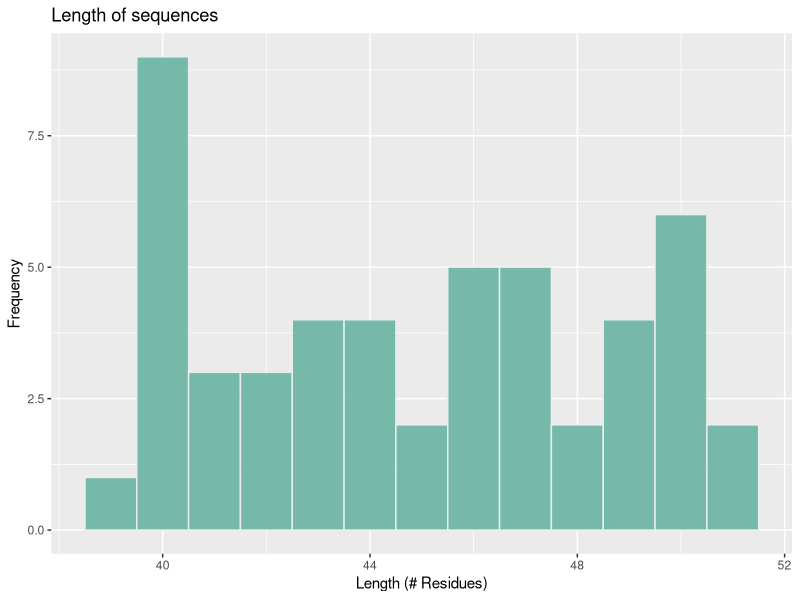
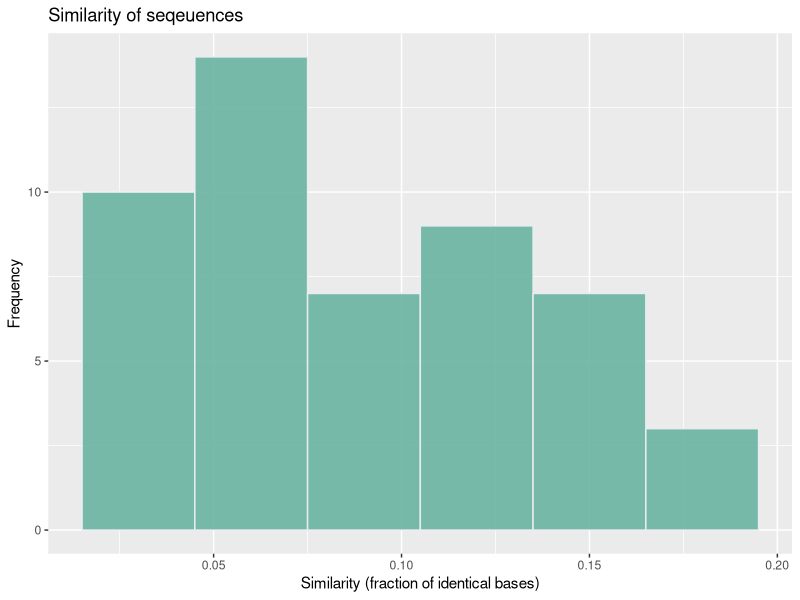
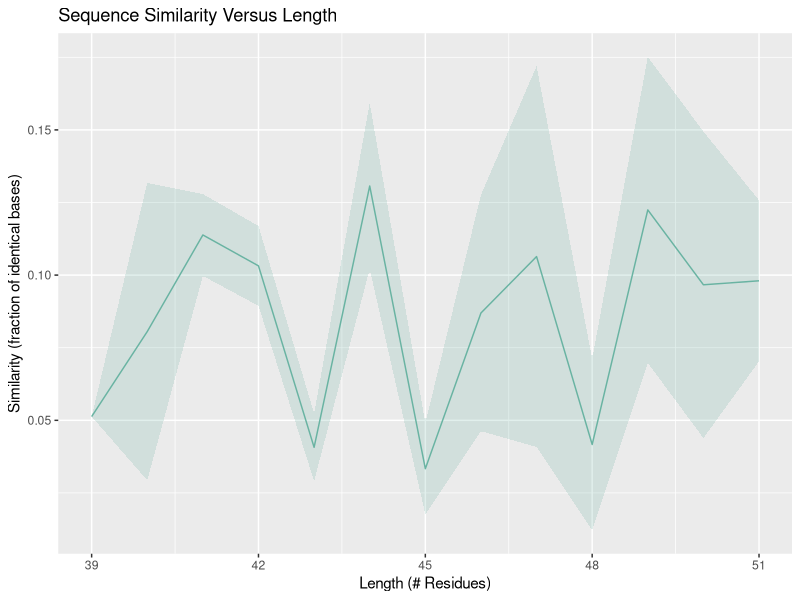
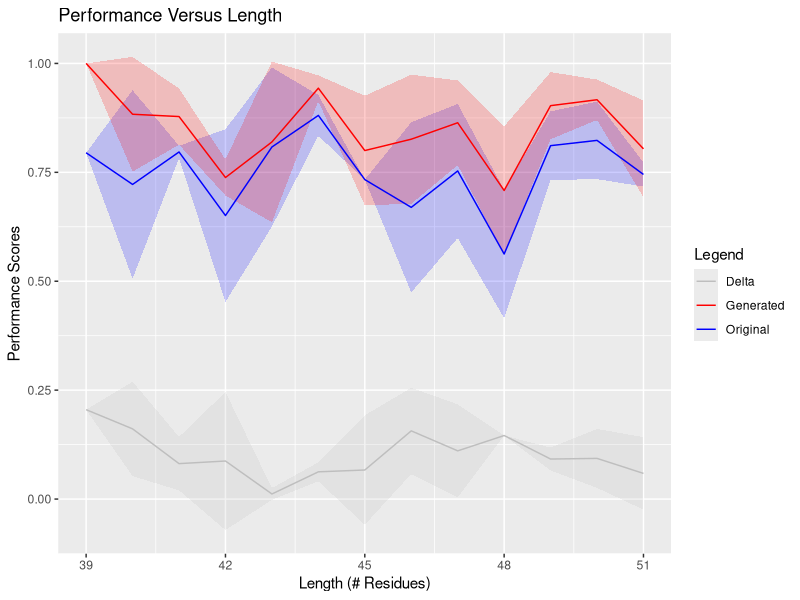
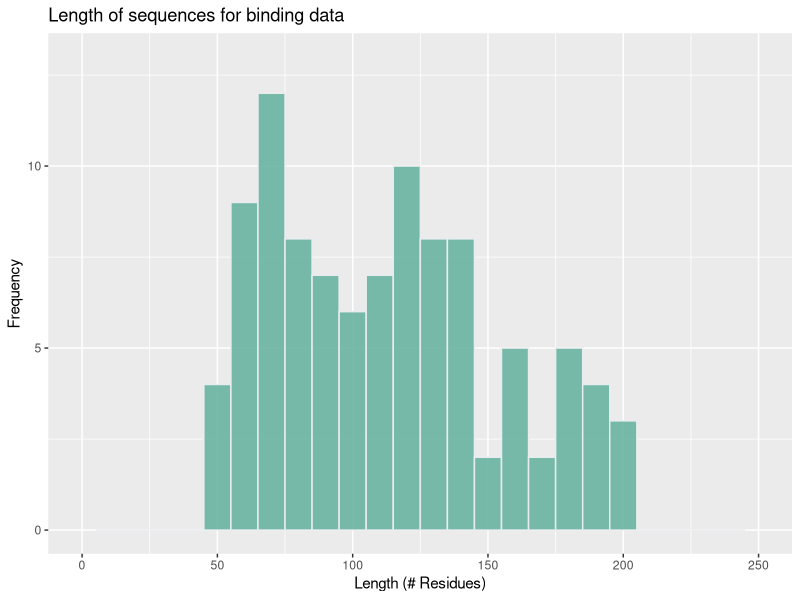
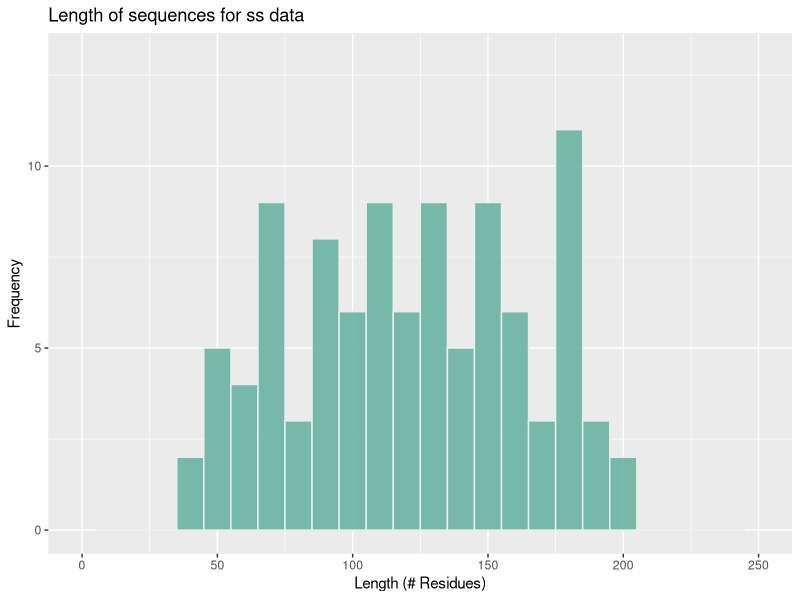
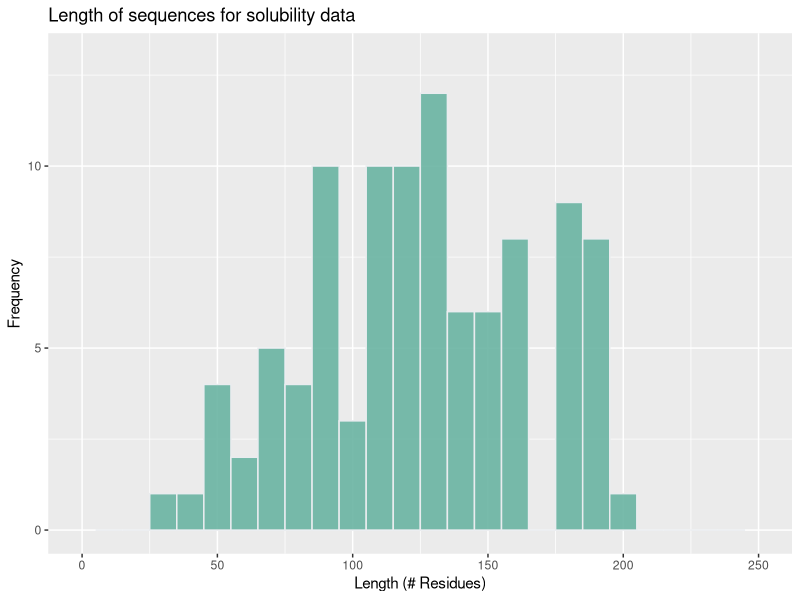
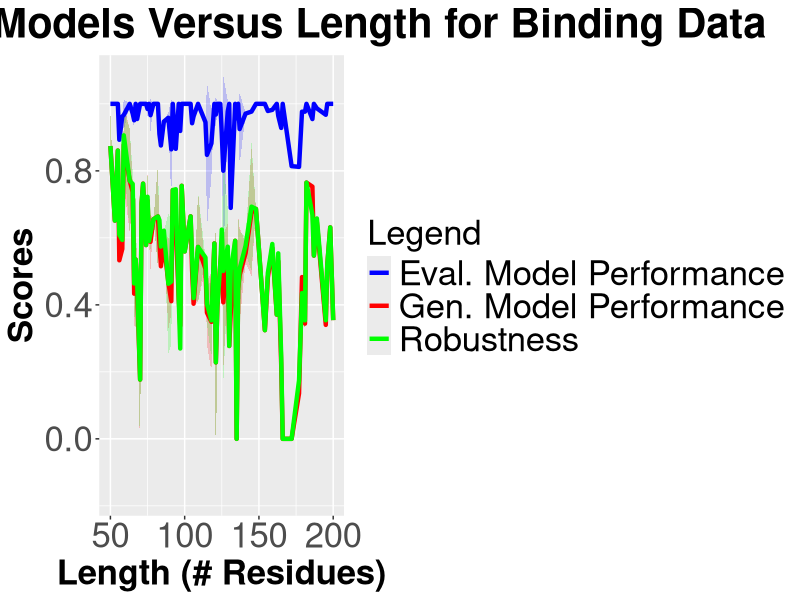

The R source for these figures, in order:
## ---- chunk 1
knitr::opts_chunk$set(echo = TRUE)
## ---- chunk 2
library(ggplot2)

# Define custom command for seqeuence similarity:
sequence_identity <- function(seq1, seq2) {
  sum(strsplit(seq1, "")[[1]] == strsplit(seq2, "")[[1]]) / nchar(seq1)
}


### Files and code are expected to be in the same directory. 

###########################################
# Load test data
###########################################
sequenceData <- read.csv("ss_generation_30.csv",row.names=1)
dataDF <-  data.frame(original = sequenceData[1:nrow(sequenceData),'original_seq'],generated = sequenceData[1:nrow(sequenceData),'designed_seq'], length = as.numeric(sequenceData[1:nrow(sequenceData),'length']),scoreO = as.numeric(sequenceData[1:nrow(sequenceData),'acc_original']),scoreG = as.numeric(sequenceData[1:nrow(sequenceData),'acc_generated']),deltaScore = as.numeric(sequenceData[1:nrow(sequenceData),'delta_acc']))
# Calculate similarity
dataDF$similarity <- mapply(sequence_identity, dataDF$original, dataDF$generated)

###########################################
# Load old solubility data
###########################################
solubilityData <- read.csv("solubility_generation_30.csv",row.names=1)

soldataDF <-  data.frame(original = solubilityData[1:nrow(solubilityData),'original_sequence'],generated = solubilityData[1:nrow(solubilityData),'designed_sequence'], length = as.numeric(solubilityData[1:nrow(solubilityData),'length']),pccO = as.numeric(solubilityData[1:nrow(solubilityData),'pcc_original']),pccG = as.numeric(solubilityData[1:nrow(solubilityData),'pcc_generated']),deltaPCC = as.numeric(solubilityData[1:nrow(solubilityData),'delta_pcc']))

soldataDF$similarity <- mapply(sequence_identity, soldataDF$original, soldataDF$generated)


###########################################
# Load DNA binding data
###########################################
DNABindingData <- read.csv("designed_sequences_binding_results.csv",row.names=1)

bindingDataDF <-  data.frame(original = DNABindingData[1:nrow(DNABindingData),'original_seq'],generated = DNABindingData[1:nrow(DNABindingData),'designed_seq'], length = as.numeric(DNABindingData[1:nrow(DNABindingData),'length']),evalModPerformance = as.numeric(DNABindingData[1:nrow(DNABindingData),'eval_model_performance']),genModPerformance = as.numeric(DNABindingData[1:nrow(DNABindingData),'generator_model_performance']),robustness = as.numeric(DNABindingData[1:nrow(DNABindingData),'robustness']))

bindingDataDF$similarity <- mapply(sequence_identity, bindingDataDF$original, bindingDataDF$generated)

###########################################
# Load ss data
###########################################
ssData <- read.csv("designed_sequences_ss.csv",row.names=1)

ssDataDF <-  data.frame(original = ssData[1:nrow(ssData),'original_seq'],generated = ssData[1:nrow(ssData),'designed_seq'], length = as.numeric(ssData[1:nrow(ssData),'length']),evalModPerformance = as.numeric(ssData[1:nrow(ssData),'eval_model_performance']),genModPerformance = as.numeric(ssData[1:nrow(ssData),'generator_model_performance']),robustness = as.numeric(ssData[1:nrow(ssData),'robustness']))

ssDataDF$similarity <- mapply(sequence_identity, ssDataDF$original, ssDataDF$generated)

###########################################
# Load new solubility data 
###########################################
solubilityData <- read.csv("designed_sequences_solubility_results.csv",row.names=1)

solubilityDataDF <-  data.frame(original = solubilityData[1:nrow(solubilityData),'original_sequence'],generated = solubilityData[1:nrow(solubilityData),'designed_sequence'], length = as.numeric(solubilityData[1:nrow(solubilityData),'length']),evalModPerformance = as.numeric(solubilityData[1:nrow(solubilityData),'eval_model_performance']),genModPerformance = as.numeric(solubilityData[1:nrow(solubilityData),'generator_model_performance']),robustness = as.numeric(solubilityData[1:nrow(solubilityData),'robustness']))

solubilityDataDF$similarity <- mapply(sequence_identity, solubilityDataDF$original, solubilityDataDF$generated)


## ---- chunk 3

# Set the bin width (needs to be wide enough to draw meaningful conclusions about the patterns in the data). The more protein sequences we have, and the more evenly spread out they are, the smaller our bin size can be.
bin_width <- 25


#######################
# Binding data
#######################
breaks <- seq(
  floor(min(bindingDataDF$length, na.rm = TRUE)),
  ceiling(max(bindingDataDF$length, na.rm = TRUE)) + bin_width,  # add one more bin to cover the top end
  by = bin_width
)
bindingDataDF$length_bin <- cut(
  bindingDataDF$length,
  breaks = breaks,
  include.lowest = TRUE,
  right = FALSE
)

#######################
# SS data
#######################
breaks <- seq(
  floor(min(ssDataDF$length, na.rm = TRUE)),
  ceiling(max(ssDataDF$length, na.rm = TRUE)) + bin_width,  # add one more bin to cover the top end
  by = bin_width
)
ssDataDF$length_bin <- cut(
  ssDataDF$length,
  breaks = breaks,
  include.lowest = TRUE,
  right = FALSE
)

#######################
# Solubility data
#######################

breaks <- seq(
  floor(min(solubilityDataDF$length, na.rm = TRUE)),
  ceiling(max(solubilityDataDF$length, na.rm = TRUE)) + bin_width,  # add one more bin to cover the top end
  by = bin_width
)
solubilityDataDF$length_bin <- cut(
  solubilityDataDF$length,
  breaks = breaks,
  include.lowest = TRUE,
  right = FALSE
)
## ---- chunk 4

###################################################################
# Histogram of lengths of sequences for test data
###################################################################
ggplot(data = dataDF, aes(x=length)) + 
  geom_histogram(binwidth = 1,fill="#69b3a2", color="#e9ecef", alpha=0.9) +
  labs(title = "Length of sequences",
       x = "Length (# Residues)",
       y = "Frequency")



###################################################################
# Histogram of sequence similarity for test data
###################################################################
ggplot(data = dataDF, aes(x=similarity)) + 
  geom_histogram(binwidth = 0.03,fill="#69b3a2", color="#e9ecef", alpha=0.9) +
  labs(title = "Similarity of seqeuences",
       x = "Similarity (fraction of identical bases)",
       y = "Frequency")


###################################################################
# Sequence similarity versus length for test data
###################################################################

dataSimilarity <- data.frame(length = numeric(0), similarity = numeric(0), stdSimilarity = numeric(0))
uniqueLengths <- unique(dataDF$length)

for (l in uniqueLengths) {
  filtered_df <- dataDF[dataDF$length == l, ]
  if (length(filtered_df$length) == 1){
  row <- data.frame(length = l, similarity = mean(filtered_df$similarity), stdSimilarity = 0)
  dataSimilarity <- rbind(dataSimilarity, row)
  }
  else {
  row <- data.frame(length = l, similarity = mean(filtered_df$similarity), stdSimilarity = sd(filtered_df$similarity))
  dataSimilarity <- rbind(dataSimilarity, row)
  }
}
dataSimilarity$sim_lower <- dataSimilarity$similarity - dataSimilarity$stdSimilarity
dataSimilarity$sim_upper <- dataSimilarity$similarity + dataSimilarity$stdSimilarity


ggplot(data = dataSimilarity, aes(x=length)) + 
  geom_ribbon(aes(ymin = sim_lower, ymax = sim_upper), fill = "#69b3a2", alpha = 0.2) +
  geom_line(aes(y=similarity), linetype = "solid",  color = "#69b3a2") +
  labs(title = "Sequence Similarity Versus Length",
       x = "Length (# Residues)",
       y = "Similarity (fraction of identical bases)")



###################################################################
# Accuracy (here called performance) versus length for test data
###################################################################
dataAvgOverLen <- data.frame(length = numeric(0), avgScoreO = numeric(0), avgScoreG = numeric(0), avgDeltaScore = numeric(0), stdScoreO = numeric(0), stdScoreG = numeric(0), stdDeltaScore = numeric(0))

uniqueLengths <- unique(dataDF$length)

for (l in uniqueLengths) {
  filtered_df <- dataDF[dataDF$length == l, ]
  if (length(filtered_df$length) == 1){
  row <- data.frame(length = l, avgScoreO = mean(filtered_df$scoreO), avgScoreG = mean(filtered_df$scoreG), avgDeltaScore = mean(filtered_df$deltaScore), stdScoreO = 0, stdScoreG = 0, stdDeltaScore = 0)
  dataAvgOverLen <- rbind(dataAvgOverLen, row)
  }
  else {
  row <- data.frame(length = l, avgScoreO = mean(filtered_df$scoreO), avgScoreG = mean(filtered_df$scoreG), avgDeltaScore = mean(filtered_df$deltaScore), stdScoreO = sd(filtered_df$scoreO), stdScoreG = sd(filtered_df$scoreG), stdDeltaScore = sd(filtered_df$deltaScore))
  dataAvgOverLen <- rbind(dataAvgOverLen, row)
  }
}

dataAvgOverLen$O_lower <- dataAvgOverLen$avgScoreO - dataAvgOverLen$stdScoreO
dataAvgOverLen$O_upper <- dataAvgOverLen$avgScoreO + dataAvgOverLen$stdScoreO
dataAvgOverLen$G_lower <- dataAvgOverLen$avgScoreG - dataAvgOverLen$stdScoreG
dataAvgOverLen$G_upper <- dataAvgOverLen$avgScoreG + dataAvgOverLen$stdScoreG
dataAvgOverLen$Delta_lower <- dataAvgOverLen$avgDeltaScore - dataAvgOverLen$stdDeltaScore
dataAvgOverLen$Delta_upper <- dataAvgOverLen$avgDeltaScore + dataAvgOverLen$stdDeltaScore

colors <- c("Original" = "blue", "Generated" = "red", "Delta" = "grey")
ggplot(data = dataAvgOverLen, aes(x=length)) + 
  geom_ribbon(aes(ymin = O_lower, ymax = O_upper), fill = "blue", alpha = 0.2) +
  geom_ribbon(aes(ymin = G_lower, ymax = G_upper), fill = "red", alpha = 0.2) +
  geom_ribbon(aes(ymin = Delta_lower, ymax = Delta_upper), fill = "grey", alpha = 0.2) +
  geom_line(aes(y=avgScoreO, color = "Original"), linetype = "solid") +
  geom_line(aes(y=avgScoreG, color = "Generated"), linetype = "solid") +
  geom_line(aes(y=avgDeltaScore, color = "Delta"), linetype = "solid") +
  labs(title = "Performance Versus Length",
       x = "Length (# Residues)",
       y = "Performance Scores",
       color = "Legend") +
  scale_color_manual(values = colors)


###################################################################
# Performance score versus length for binding data
###################################################################
# Note the performance score was determined for both the evaluation and generation models. A robustness score was also calculated. All of these are plotted. 


bindingOverLen <- data.frame(length = numeric(0), eval = numeric(0), gen = numeric(0), robustness = numeric(0), stdEval = numeric(0), stdGen = numeric(0), stdRobust = numeric(0))

# Bin data by each length (i.e. calculate the average and std score for each unique length)
uniqueLengths <- unique(bindingDataDF$length)
for (l in uniqueLengths) {
  filtered_df <- bindingDataDF[bindingDataDF$length == l, ]
  if (length(filtered_df$length) == 1){
  row <- data.frame(length = l, eval = mean(filtered_df$evalModPerformance), gen = mean(filtered_df$genModPerformance), robustness = mean(filtered_df$robustness), stdEval = 0, stdGen = 0, stdRobust = 0)
  bindingOverLen <- rbind(bindingOverLen, row)
  }
  else {
  row <- data.frame(length = l, eval = mean(filtered_df$evalModPerformance), gen = mean(filtered_df$genModPerformance), robustness = mean(filtered_df$robustness), stdEval = sd(filtered_df$evalModPerformance), stdGen = sd(filtered_df$genModPerformance), stdRobust = sd(filtered_df$robustness))
  bindingOverLen <- rbind(bindingOverLen, row)
  }
}

# Determine upper and lower bounds of data to draw shaded error bars
bindingOverLen$Eval_lower <- bindingOverLen$eval - bindingOverLen$stdEval
bindingOverLen$Eval_upper <- bindingOverLen$eval + bindingOverLen$stdEval
bindingOverLen$Gen_lower <- bindingOverLen$gen - bindingOverLen$stdGen
bindingOverLen$Gen_upper <- bindingOverLen$gen + bindingOverLen$stdGen
bindingOverLen$Robust_lower <- bindingOverLen$robustness - bindingOverLen$stdRobust
bindingOverLen$Robust_upper <- bindingOverLen$robustness + bindingOverLen$stdRobust


# Define color dictionary for legend
colors <- c("Eval. Model Performance" = "blue", "Gen. Model Performance" = "red", "Robustness" = "green")

# Plotting
binding_plot <- ggplot(data = bindingOverLen, aes(x=length)) + 
  # Shaded error bars are drawn first
  geom_ribbon(aes(ymin = Eval_lower, ymax = Eval_upper), fill = "blue", alpha = 0.2) +
  geom_ribbon(aes(ymin = Gen_lower, ymax = Gen_upper), fill = "red", alpha = 0.2) +
  geom_ribbon(aes(ymin = Robust_lower, ymax = Robust_upper), fill = "green", alpha = 0.2) +
  # Line plots of the average data
  geom_line(aes(y=eval, color = "Eval. Model Performance"), linetype = "solid", size = 1.5) +
  geom_line(aes(y=gen, color = "Gen. Model Performance"), linetype = "solid", size = 1.5) +
  geom_line(aes(y=robustness, color = "Robustness"), linetype = "solid", size = 1.5) +
  # Labels
  labs(title = "Performance of Models Versus Length for Binding Data",
       x = "Length (# Residues)",
       y = "Scores",
       color = "Legend") +
  # Legend
  scale_color_manual(values = colors) +
  # Formatting
  theme(
    axis.text.x = element_text(size = 25),       # X-axis tick labels
    axis.title.x = element_text(size = 25,face = "bold"),       # X-axis tick labels
    axis.text.y = element_text(size = 25,), # Y-axis tick labels
    axis.title.y = element_text(size = 25,face = "bold"), # Y-axis title
    plot.title = element_text(size = 30, hjust = 0.5, face = "bold"), # Plot title
    legend.text = element_text(size = 25),
    legend.title = element_text(size = 25)
  )

ggsave("binding_Performance_plot.png", plot = binding_plot, width = 30, height = 10, units = "in", dpi = 300)



###################################################################
# Performance score versus length for ss data
###################################################################
# The format of this section is identical to that of the binding dataset section

ssOverLen <- data.frame(length = numeric(0), eval = numeric(0), gen = numeric(0), robustness = numeric(0), stdEval = numeric(0), stdGen = numeric(0), stdRobust = numeric(0))

uniqueLengths <- unique(ssDataDF$length)
for (l in uniqueLengths) {
  filtered_df <- ssDataDF[ssDataDF$length == l, ]
  if (length(filtered_df$length) == 1){
  row <- data.frame(length = l, eval = mean(filtered_df$evalModPerformance), gen = mean(filtered_df$genModPerformance), robustness = mean(filtered_df$robustness), stdEval = 0, stdGen = 0, stdRobust = 0)
  ssOverLen <- rbind(ssOverLen, row)
  }
  else {
  row <- data.frame(length = l, eval = mean(filtered_df$evalModPerformance), gen = mean(filtered_df$genModPerformance), robustness = mean(filtered_df$robustness), stdEval = sd(filtered_df$evalModPerformance), stdGen = sd(filtered_df$genModPerformance), stdRobust = sd(filtered_df$robustness))
  ssOverLen <- rbind(ssOverLen, row)
  }
}
ssOverLen$Eval_lower <- ssOverLen$eval - ssOverLen$stdEval
ssOverLen$Eval_upper <- ssOverLen$eval + ssOverLen$stdEval
ssOverLen$Gen_lower <- ssOverLen$gen - ssOverLen$stdGen
ssOverLen$Gen_upper <- ssOverLen$gen + ssOverLen$stdGen
ssOverLen$Robust_lower <- ssOverLen$robustness - ssOverLen$stdRobust
ssOverLen$Robust_upper <- ssOverLen$robustness + ssOverLen$stdRobust

colors <- c("Eval. Model Performance" = "blue", "Gen. Model Performance" = "red", "Robustness" = "green")
ss_plot <- ggplot(data = ssOverLen, aes(x=length)) + 
  geom_ribbon(aes(ymin = Eval_lower, ymax = Eval_upper), fill = "blue", alpha = 0.2) +
  geom_ribbon(aes(ymin = Gen_lower, ymax = Gen_upper), fill = "red", alpha = 0.2) +
  geom_ribbon(aes(ymin = Robust_lower, ymax = Robust_upper), fill = "green", alpha = 0.2) +
  geom_line(aes(y=eval, color = "Eval. Model Performance"), linetype = "solid", size = 1.5) +
  geom_line(aes(y=gen, color = "Gen. Model Performance"), linetype = "solid", size = 1.5) +
  geom_line(aes(y=robustness, color = "Robustness"), linetype = "solid", size = 1.5) +
  labs(title = "Performance of Models Versus Length for SS Data",
       x = "Length (# Residues)",
       y = "Scores",
       color = "Legend") +
  scale_color_manual(values = colors) +
  theme(
    axis.text.x = element_text(size = 25),       # X-axis tick labels
    axis.title.x = element_text(size = 25,face = "bold"),       # X-axis tick labels
    axis.text.y = element_text(size = 25,), # Y-axis tick labels
    axis.title.y = element_text(size = 25,face = "bold"), # Y-axis title
    plot.title = element_text(size = 30, hjust = 0.5, face = "bold"), # Plot title
    legend.text = element_text(size = 25),
    legend.title = element_text(size = 25)
  )

ggsave("ss_Performance_plot.png", plot = ss_plot, width = 30, height = 10, units = "in", dpi = 300)



###################################################################
# Evaluation score versus length for solubility data
###################################################################
# The format of this section is identical to that of the binding dataset section

solubilityOverLen <- data.frame(length = numeric(0), eval = numeric(0), gen = numeric(0), robustness = numeric(0), stdEval = numeric(0), stdGen = numeric(0), stdRobust = numeric(0))

uniqueLengths <- unique(solubilityDataDF$length)
for (l in uniqueLengths) {
  filtered_df <- solubilityDataDF[solubilityDataDF$length == l, ]
  if (length(filtered_df$length) == 1){
  row <- data.frame(length = l, eval = mean(filtered_df$evalModPerformance), gen = mean(filtered_df$genModPerformance), robustness = mean(filtered_df$robustness), stdEval = 0, stdGen = 0, stdRobust = 0)
  solubilityOverLen <- rbind(solubilityOverLen, row)
  }
  else {
  row <- data.frame(length = l, eval = mean(filtered_df$evalModPerformance), gen = mean(filtered_df$genModPerformance), robustness = mean(filtered_df$robustness), stdEval = sd(filtered_df$evalModPerformance), stdGen = sd(filtered_df$genModPerformance), stdRobust = sd(filtered_df$robustness))
  solubilityOverLen <- rbind(solubilityOverLen, row)
  }
}
solubilityOverLen$Eval_lower <- solubilityOverLen$eval - solubilityOverLen$stdEval
solubilityOverLen$Eval_upper <- solubilityOverLen$eval + solubilityOverLen$stdEval
solubilityOverLen$Gen_lower <- solubilityOverLen$gen - solubilityOverLen$stdGen
solubilityOverLen$Gen_upper <- solubilityOverLen$gen + solubilityOverLen$stdGen
solubilityOverLen$Robust_lower <- solubilityOverLen$robustness - solubilityOverLen$stdRobust
solubilityOverLen$Robust_upper <- solubilityOverLen$robustness + solubilityOverLen$stdRobust

colors <- c("Eval. Model Performance" = "blue", "Gen. Model Performance" = "red", "Robustness" = "green")
ss_plot <- ggplot(data = solubilityOverLen, aes(x=length)) + 
  geom_ribbon(aes(ymin = Eval_lower, ymax = Eval_upper), fill = "blue", alpha = 0.2) +
  geom_ribbon(aes(ymin = Gen_lower, ymax = Gen_upper), fill = "red", alpha = 0.2) +
  geom_ribbon(aes(ymin = Robust_lower, ymax = Robust_upper), fill = "green", alpha = 0.2) +
  geom_line(aes(y=eval, color = "Eval. Model Performance"), linetype = "solid", size = 1.5) +
  geom_line(aes(y=gen, color = "Gen. Model Performance"), linetype = "solid", size = 1.5) +
  geom_line(aes(y=robustness, color = "Robustness"), linetype = "solid", size = 1.5) +
  labs(title = "Performance of Models Versus Length for SS Data",
       x = "Length (# Residues)",
       y = "Scores",
       color = "Legend") +
  scale_color_manual(values = colors) +
  theme(
    axis.text.x = element_text(size = 25),       # X-axis tick labels
    axis.title.x = element_text(size = 25,face = "bold"),       # X-axis tick labels
    axis.text.y = element_text(size = 25,), # Y-axis tick labels
    axis.title.y = element_text(size = 25,face = "bold"), # Y-axis title
    plot.title = element_text(size = 30, hjust = 0.5, face = "bold"), # Plot title
    legend.text = element_text(size = 25),
    legend.title = element_text(size = 25)
  )

ggsave("solubility_Performance_plot.png", plot = ss_plot, width = 30, height = 10, units = "in", dpi = 300)



## ---- chunk 5
library(dplyr)
###############################################
# Binding data
###############################################
# In this section we are calculating the means and standard deviations of the performance data in each length bin.
bindingOverLen <- bindingDataDF %>%
group_by(length_bin) %>%
  summarise(
    length_mean = mean(length),  # average length in the bin
    eval = mean(evalModPerformance), # average evaluation model performance in the bin
    gen = mean(genModPerformance), # average generation model performance in the bin
    robustness_mean = mean(robustness, na.rm = TRUE), # average robustness in the bin
    stdEval = ifelse(n() > 1, sd(evalModPerformance, na.rm = TRUE), 0), # standard deviation of evaluation model performance in the bin
    stdGen = ifelse(n() > 1, sd(genModPerformance, na.rm = TRUE), 0), # standard deviation of generation model performance in the bin
    stdRobust = ifelse(n() > 1, sd(robustness, na.rm = TRUE), 0) # standard deviation of robustness in the bin
) %>%
  rename(robustness = robustness_mean) %>%
  ungroup()

# Here, we are calculating the lower and upper bounds of the data in each bin. This will be used to make a shaded error bar. 
bindingOverLen <- bindingOverLen %>%
  mutate(
    Eval_lower = eval - stdEval,
    Eval_upper = eval + stdEval,
    Gen_lower = gen - stdGen,
    Gen_upper = gen + stdGen,
    Robust_lower = robustness - stdRobust,
    Robust_upper = robustness + stdRobust
  )

# Color dictionary for the legends
colors <- c(
  "Eval. Model \n Performance" = "blue",
  "Gen. Model \n Performance" = "red",
  "Robustness" = "green4"
)

# Plotting all data
binding_plot <- ggplot(data = bindingOverLen, aes(x = length_mean)) +
  # Shaded error bars drawn first
  geom_ribbon(aes(ymin = Eval_lower, ymax = Eval_upper), fill = "blue", alpha = 0.2) +
  geom_ribbon(aes(ymin = Gen_lower, ymax = Gen_upper), fill = "red", alpha = 0.2) +
  geom_ribbon(aes(ymin = Robust_lower, ymax = Robust_upper), fill = "green4", alpha = 0.2) +
  # Line plots of mean data
  geom_line(aes(y = eval, color = "Eval. Model \n Performance"), size = 1.5) +
  geom_line(aes(y = gen, color = "Gen. Model \n Performance"), size = 1.5) +
  geom_line(aes(y = robustness, color = "Robustness"), size = 1.5) +
  # Labels
  labs(
    title = "Performance of Binding Models Versus Length (Binned)",
    x = "Mean Length in Bin (# Residues)",
    y = "Scores",
    color = "Legend"
  ) +
  # Legend
  scale_color_manual(values = colors) +
  # Formatting
  theme(
    axis.text.x = element_text(size = 25, face = "bold"),
    axis.title.x = element_text(size = 25, face = "bold"),
    axis.text.y = element_text(size = 25, face = "bold"),
    axis.title.y = element_text(size = 25, face = "bold"),
    plot.title = element_text(size = 30, hjust = 0.5, face = "bold"),
    legend.text = element_text(size = 25),
    legend.title = element_text(size = 25),
    legend.key.size = unit(2, "cm")
  )

# Save the figure
ggsave("binding_Performance_Binned_plot.png", plot = binding_plot, width = 30, height = 10, units = "in", dpi = 300)

# ###############################################
# # SS data
# ###############################################
# This section and the next both follow the same structure as above.

ssOverLen <- ssDataDF %>%
  group_by(length_bin) %>%
  summarise(
    length_mean = mean(length),  # average of lengths in the bin
    eval = mean(evalModPerformance),
    gen = mean(genModPerformance),
    robustness_mean = mean(robustness, na.rm = TRUE),
    stdEval = ifelse(n() > 1, sd(evalModPerformance, na.rm = TRUE), 0),
    stdGen = ifelse(n() > 1, sd(genModPerformance, na.rm = TRUE), 0),
    stdRobust = ifelse(n() > 1, sd(robustness, na.rm = TRUE), 0)
) %>%
  rename(robustness = robustness_mean) %>%
  ungroup()

ssOverLen <- ssOverLen %>%
  mutate(
    Eval_lower = eval - stdEval,
    Eval_upper = eval + stdEval,
    Gen_lower = gen - stdGen,
    Gen_upper = gen + stdGen,
    Robust_lower = robustness - stdRobust,
    Robust_upper = robustness + stdRobust
  )

colors <- c(
  "Eval. Model \n Performance" = "blue",
  "Gen. Model \n Performance" = "red",
  "Robustness" = "green4"
)


ss_plot <- ggplot(data = ssOverLen, aes(x = length_mean)) +
  geom_ribbon(aes(ymin = Eval_lower, ymax = Eval_upper), fill = "blue", alpha = 0.2) +
  geom_ribbon(aes(ymin = Gen_lower, ymax = Gen_upper), fill = "red", alpha = 0.2) +
  geom_ribbon(aes(ymin = Robust_lower, ymax = Robust_upper), fill = "green4", alpha = 0.2) +
  geom_line(aes(y = eval, color = "Eval. Model \n Performance"), size = 1.5) +
  geom_line(aes(y = gen, color = "Gen. Model \n Performance"), size = 1.5) +
  geom_line(aes(y = robustness, color = "Robustness"), size = 1.5) +
  labs(
    title = "Performance of SS Models Versus Length (Binned)",
    x = "Mean Length in Bin (# Residues)",
    y = "Scores",
    color = "Legend"
  ) +
  scale_color_manual(values = colors) +
  theme(
    axis.text.x = element_text(size = 25, face = "bold"),
    axis.title.x = element_text(size = 25, face = "bold"),
    axis.text.y = element_text(size = 25, face = "bold"),
    axis.title.y = element_text(size = 25, face = "bold"),
    plot.title = element_text(size = 30, hjust = 0.5, face = "bold"),
    legend.text = element_text(size = 25),
    legend.title = element_text(size = 25),
    legend.key.size = unit(2, "cm")
  )

ggsave("ss_Performance_Binned_plot.png", plot = ss_plot, width = 30, height = 10, units = "in", dpi = 300)

# ###############################################
# # Solubility data
# ###############################################


solubilityOverLen <- solubilityDataDF %>%
  group_by(length_bin) %>%
  summarise(
    length_mean = mean(length),  # average of lengths in the bin
    eval = mean(evalModPerformance),
    gen = mean(genModPerformance),
    robustness_mean = mean(robustness, na.rm = TRUE),
    stdEval = ifelse(n() > 1, sd(evalModPerformance, na.rm = TRUE), 0),
    stdGen = ifelse(n() > 1, sd(genModPerformance, na.rm = TRUE), 0),
    stdRobust = ifelse(n() > 1, sd(robustness, na.rm = TRUE), 0)
) %>%
  rename(robustness = robustness_mean) %>%
  ungroup()

solubilityOverLen <- solubilityOverLen %>%
  mutate(
    Eval_lower = eval - stdEval,
    Eval_upper = eval + stdEval,
    Gen_lower = gen - stdGen,
    Gen_upper = gen + stdGen,
    Robust_lower = robustness - stdRobust,
    Robust_upper = robustness + stdRobust
  )

colors <- c(
  "Eval. Model \n Performance" = "blue",
  "Gen. Model \n Performance" = "red",
  "Robustness" = "green4"
)

solubility_plot <- ggplot(data = solubilityOverLen, aes(x = length_mean)) +
  geom_ribbon(aes(ymin = Eval_lower, ymax = Eval_upper), fill = "blue", alpha = 0.2) +
  geom_ribbon(aes(ymin = Gen_lower, ymax = Gen_upper), fill = "red", alpha = 0.2) +
  geom_ribbon(aes(ymin = Robust_lower, ymax = Robust_upper), fill = "green4", alpha = 0.2) +
  geom_line(aes(y = eval, color = "Eval. Model \n Performance"), size = 1.5) +
  geom_line(aes(y = gen, color = "Gen. Model \n Performance"), size = 1.5) +
  geom_line(aes(y = robustness, color = "Robustness"), size = 1.5) +
  labs(
    title = "Performance of Solubility Models Versus Length (Binned)",
    x = "Mean Length in Bin (# Residues)",
    y = "Scores",
    color = "Legend"
  ) +
  scale_color_manual(values = colors) +
  theme(
    axis.text.x = element_text(size = 25, face = "bold"),
    axis.title.x = element_text(size = 25, face = "bold"),
    axis.text.y = element_text(size = 25, face = "bold"),
    axis.title.y = element_text(size = 25, face = "bold"),
    plot.title = element_text(size = 30, hjust = 0.5, face = "bold"),
    legend.text = element_text(size = 25),
    legend.title = element_text(size = 25),
    legend.key.size = unit(2, "cm")
  )

ggsave("solubility_Performance_Binned_plot.png", plot = solubility_plot, width = 30, height = 10, units = "in", dpi = 300)

## ---- chunk 6
###################################################################
# Histogram of lengths of sequences for binding data
###################################################################
ggplot(data = bindingDataDF, aes(x=length)) + 
  geom_histogram(binwidth = 10,fill="#69b3a2", color="#e9ecef", alpha=0.9) +
  labs(title = "Length of sequences for binding data",
       x = "Length (# Residues)",
       y = "Frequency") +
  xlim(0,250) +
  ylim(0,13)


###################################################################
# Histogram of lengths of sequences for ss data
###################################################################
ggplot(data = ssDataDF, aes(x=length)) + 
  geom_histogram(binwidth = 10,fill="#69b3a2", color="#e9ecef", alpha=0.9) +
  labs(title = "Length of sequences for ss data",
       x = "Length (# Residues)",
       y = "Frequency") +
  xlim(0,250) +
  ylim(0,13)

###################################################################
# Histogram of lengths of sequences for solubility data
###################################################################
ggplot(data = solubilityDataDF, aes(x=length)) + 
  geom_histogram(binwidth = 10,fill="#69b3a2", color="#e9ecef", alpha=0.9) +
  labs(title = "Length of sequences for solubility data",
       x = "Length (# Residues)",
       y = "Frequency") +
  xlim(0,250) +
  ylim(0,13)


